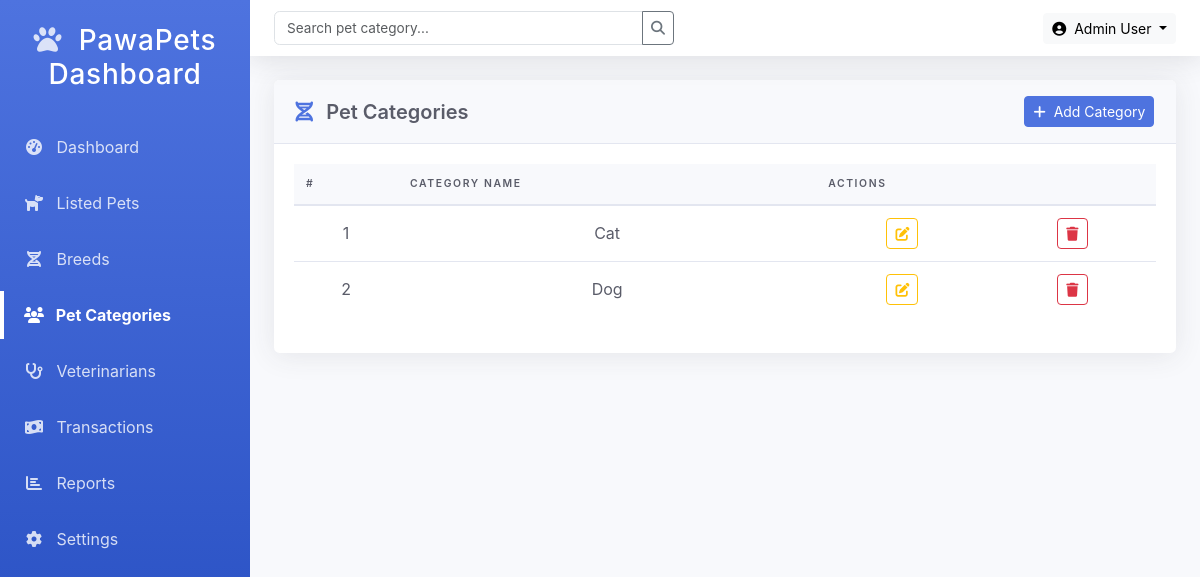
/Admin/listed-categories.php (signed in), run on an earlier commit of the app's database.
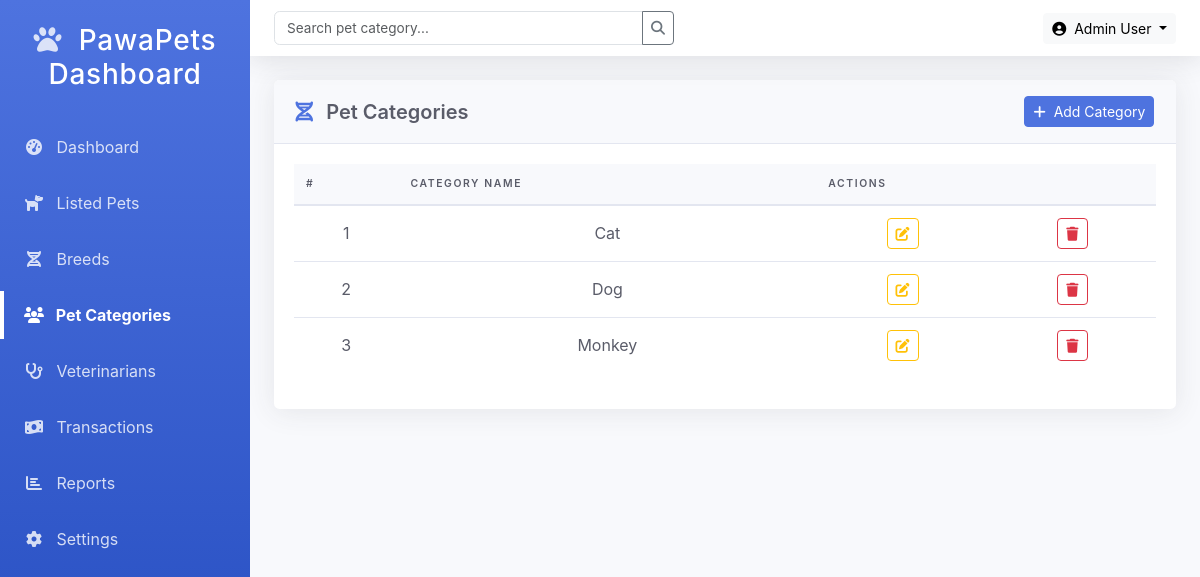
And on a later commit of the database.
### tables this page shows
CREATE TABLE `pet_category` (
  `category_id` int(11) NOT NULL,
  `category_title` varchar(100) NOT NULL,
  `created_at` timestamp NOT NULL DEFAULT current_timestamp() ON UPDATE current_timestamp()
);

### Admin/listed-categories.php (the view, shortened to what this page needs)
<?php
include("../Includes/conn.php");
$categories = $con->query("SELECT * FROM pet_category ORDER BY category_title ASC");
?>
<!DOCTYPE html>
<html lang="en">
<head>
    <link href="https://cdn.jsdelivr.net/npm/bootstrap@5.3.0/dist/css/bootstrap.min.css" rel="stylesheet">
    <link rel="stylesheet" href="https://cdnjs.cloudflare.com/ajax/libs/font-awesome/6.4.0/css/all.min.css">
</head>
<body>
    <div class="admin-container">
        <aside class="admin-sidebar">
            <div class="sidebar-brand">
                <h3><i class="fas fa-paw me-2"></i> PawaPets Dashboard</h3>
            </div>
            <ul class="sidebar-menu">
                <li><a href="dashboard.php"><i class="fas fa-tachometer-alt me-2"></i> Dashboard</a></li>
                <li><a href="listed-pets.php"><i class="fas fa-dog me-2"></i> Listed Pets</a></li>
                <li><a href="breeds.php"><i class="fas fa-dna me-2"></i> Breeds</a></li>
                <li class="active"><a href="listed-categories.php"><i class="fas fa-users me-2"></i> Pet Categories</a></li>
                <li><a href="vets.html"><i class="fas fa-stethoscope me-2"></i> Veterinarians</a></li>
                <li><a href="transactions.html"><i class="fas fa-money-bill-wave me-2"></i> Transactions</a></li>
                <li><a href="reports.html"><i class="fas fa-chart-bar me-2"></i> Reports</a></li>
                <li><a href="settings.html"><i class="fas fa-cog me-2"></i> Settings</a></li>
            </ul>
        </aside>
        <header class="admin-header">
            <div class="admin-search">
                <div class="input-group">
                    <input type="text" class="form-control form-control-sm" placeholder="Search pet category...">
                    <button class="btn btn-sm btn-outline-secondary" type="button">
                        <i class="fas fa-search"></i>
                    </button>
                </div>
            </div>
            <div class="admin-actions">
                <div class="dropdown">
                    <button class="btn btn-sm btn-light dropdown-toggle" data-bs-toggle="dropdown">
                        <i class="fas fa-user-circle me-1"></i> Admin User
                    </button>
                </div>
            </div>
        </header>
        <main class="admin-main">
            <div class="admin-card">
                <div class="card-header">
                    <h5 class="mb-0"><i class="fas fa-dna me-2"></i> Pet Categories</h5>
                    <div>
                        <button class="btn btn-sm btn-primary" data-bs-toggle="modal" data-bs-target="#addBreedModal">
                            <i class="fas fa-plus me-1"></i> Add Category
                        </button>
                    </div>
                </div>
                <div class="card-body">
                    <div class="table-responsive">
                        <table class="admin-table">
                            <thead>
                                <tr>
                                    <th>#</th>
                                    <th>Category Name</th>
                                    <th colspan="2">Actions</th>
                                </tr>
                            </thead>
                            <tbody>
                                <?php
                                $count = 0;
                                while($row = $categories->fetch_assoc()):
                                    $count++;
                                ?>
                                <tr class='text-center'>
                                    <td><?= $count ?></td>
                                    <td><?= htmlspecialchars($row['category_title']) ?></td>
                                    <td>
                                    <button class="btn btn-sm btn-outline-warning edit-category"
                                                data-id="<?= $row['category_id'] ?>"
                                                data-name="<?= htmlspecialchars($row['category_title']) ?>">
                                            <i class="fas fa-edit"></i>
                                        </button>
                                    </td>
                                    <td>
                                        <a href="?delete=<?= $row['category_id'] ?>"
                                           class="btn btn-sm btn-outline-danger"
                                           onclick="return confirm('Are you sure?')">
                                            <i class="fas fa-trash"></i>
                                        </a>
                                    </td>
                                </tr>
                                <?php endwhile; ?>
                            </tbody>
                        </table>
                    </div>
                </div>
            </div>
        </main>
    </div>
</body>
</html>

What changed in the data, as far as the page shows it:
added pet_category: category_title "Monkey"
